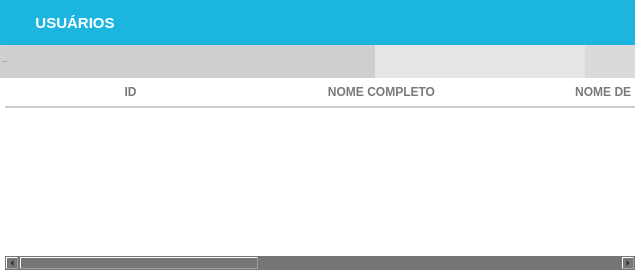
            <widget class="QWidget" name="usuarios">
             <layout class="QGridLayout" name="gridLayout_5">
              <property name="leftMargin">
               <number>0</number>
              </property>
              <property name="topMargin">
               <number>0</number>
              </property>
              <property name="rightMargin">
               <number>0</number>
              </property>
              <property name="bottomMargin">
               <number>0</number>
              </property>
              <property name="spacing">
               <number>0</number>
              </property>
              <item row="0" column="0">
               <widget class="QFrame" name="frame_7">
                <property name="styleSheet">
                 <string notr="true">background-color: rgb(118, 118, 118);</string>
                </property>
                <property name="frameShape">
                 <enum>QFrame::NoFrame</enum>
                </property>
                <property name="frameShadow">
                 <enum>QFrame::Raised</enum>
                </property>
                <layout class="QVBoxLayout" name="verticalLayout_2">
                 <property name="spacing">
                  <number>0</number>
                 </property>
                 <property name="leftMargin">
                  <number>0</number>
                 </property>
                 <property name="topMargin">
                  <number>0</number>
                 </property>
                 <property name="rightMargin">
                  <number>0</number>
                 </property>
                 <property name="bottomMargin">
                  <number>0</number>
                 </property>
                 <item>
                  <widget class="QFrame" name="frame_11">
                   <property name="maximumSize">
                    <size>
                     <width>16777215</width>
                     <height>45</height>
                    </size>
                   </property>
                   <property name="styleSheet">
                    <string notr="true">background-color: #1CB5E0</string>
                   </property>
                   <property name="frameShape">
                    <enum>QFrame::NoFrame</enum>
                   </property>
                   <property name="frameShadow">
                    <enum>QFrame::Raised</enum>
                   </property>
                   <layout class="QHBoxLayout" name="horizontalLayout_4">
                    <property name="spacing">
                     <number>0</number>
                    </property>
                    <property name="leftMargin">
                     <number>0</number>
                    </property>
                    <property name="topMargin">
                     <number>0</number>
                    </property>
                    <property name="rightMargin">
                     <number>0</number>
                    </property>
                    <property name="bottomMargin">
                     <number>0</number>
                    </property>
                    <item>
                     <widget class="QPushButton" name="pushButton_11">
                      <property name="minimumSize">
                       <size>
                        <width>150</width>
                        <height>45</height>
                       </size>
                      </property>
                      <property name="styleSheet">
                       <string notr="true">QPushButton {
background-color:  #1CB5E0;
border: none;
color: rgb(255, 255, 255);
font-weight: bold;
font-size: 15px;


text-transform: uppercase
 }
QPushButton:hover{
background-color: #000046;
border: none;
color: rgb(255, 255, 255);
font-weight: bold;
font-size: 16px;
text-decoration:underline;



}</string>
                      </property>
                      <property name="text">
                       <string>USUÁRIOS</string>
                      </property>
                      <property name="icon">
                       <iconset>
                        <normaloff>../Icones/adduser_.png</normaloff>../Icones/adduser_.png</iconset>
                      </property>
                      <property name="iconSize">
                       <size>
                        <width>30</width>
                        <height>30</height>
                       </size>
                      </property>
                     </widget>
                    </item>
                    <item>
                     <spacer name="horizontalSpacer">
                      <property name="orientation">
                       <enum>Qt::Horizontal</enum>
                      </property>
                      <property name="sizeHint" stdset="0">
                       <size>
                        <width>485</width>
                        <height>20</height>
                       </size>
                      </property>
                     </spacer>
                    </item>
                   </layout>
                  </widget>
                 </item>
                 <item>
                  <widget class="QFrame" name="frame_12">
                   <property name="maximumSize">
                    <size>
                     <width>16777215</width>
                     <height>33</height>
                    </size>
                   </property>
                   <property name="styleSheet">
                    <string notr="true">background-color: rgb(218, 218, 218);</string>
                   </property>
                   <property name="frameShape">
                    <enum>QFrame::NoFrame</enum>
                   </property>
                   <property name="frameShadow">
                    <enum>QFrame::Raised</enum>
                   </property>
                   <layout class="QGridLayout" name="gridLayout_9">
                    <property name="leftMargin">
                     <number>0</number>
                    </property>
                    <property name="topMargin">
                     <number>0</number>
                    </property>
                    <property name="rightMargin">
                     <number>0</number>
                    </property>
                    <property name="bottomMargin">
                     <number>0</number>
                    </property>
                    <property name="spacing">
                     <number>0</number>
                    </property>
                    <item row="0" column="0">
                     <widget class="QLineEdit" name="tx_BuscaUsuarios">
                      <property name="sizePolicy">
                       <sizepolicy hsizetype="Preferred" vsizetype="Preferred">
                        <horstretch>0</horstretch>
                        <verstretch>0</verstretch>
                       </sizepolicy>
                      </property>
                      <property name="maximumSize">
                       <size>
                        <width>777777</width>
                        <height>16777215</height>
                       </size>
                      </property>
                      <property name="font">
                       <font>
                        <family>Arial</family>
                        <pointsize>-1</pointsize>
                        <weight>50</weight>
                        <italic>false</italic>
                        <bold>false</bold>
                       </font>
                      </property>
                      <property name="mouseTracking">
                       <bool>false</bool>
                      </property>
                      <property name="focusPolicy">
                       <enum>Qt::ClickFocus</enum>
                      </property>
                      <property name="styleSheet">
                       <string notr="true">QLineEdit{
background: #CFCFCF;
border-radius: 2px;
color: #000;
font: 13px &quot;Arial&quot; ;
text-transform: uppercase;
}
QLineEdit:Focus {
border: 1px solid blue;
}</string>
                      </property>
                      <property name="placeholderText">
                       <string>PESQUISAR...</string>
                      </property>
                     </widget>
                    </item>
                    <item row="0" column="5">
                     <widget class="QPushButton" name="pushButton_12">
                      <property name="sizePolicy">
                       <sizepolicy hsizetype="Preferred" vsizetype="Preferred">
                        <horstretch>0</horstretch>
                        <verstretch>0</verstretch>
                       </sizepolicy>
                      </property>
                      <property name="minimumSize">
                       <size>
                        <width>0</width>
                        <height>33</height>
                       </size>
                      </property>
                      <property name="maximumSize">
                       <size>
                        <width>50</width>
                        <height>16777215</height>
                       </size>
                      </property>
                      <property name="toolTip">
                       <string>Excluir</string>
                      </property>
                      <property name="styleSheet">
                       <string notr="true">QPushButton {
background-color: rgb(229, 229, 229);
border:none;
 }
QPushButton:hover{
background-color: rgb(255, 255, 255);

}</string>
                      </property>
                      <property name="text">
                       <string/>
                      </property>
                      <property name="icon">
                       <iconset>
                        <normaloff>../Icones/remover.png</normaloff>../Icones/remover.png</iconset>
                      </property>
                      <property name="iconSize">
                       <size>
                        <width>30</width>
                        <height>27</height>
                       </size>
                      </property>
                     </widget>
                    </item>
                    <item row="0" column="2">
                     <widget class="QPushButton" name="pushButton_26">
                      <property name="sizePolicy">
                       <sizepolicy hsizetype="Preferred" vsizetype="Preferred">
                        <horstretch>0</horstretch>
                        <verstretch>0</verstretch>
                       </sizepolicy>
                      </property>
                      <property name="minimumSize">
                       <size>
                        <width>0</width>
                        <height>33</height>
                       </size>
                      </property>
                      <property name="maximumSize">
                       <size>
                        <width>50</width>
                        <height>16777215</height>
                       </size>
                      </property>
                      <property name="toolTip">
                       <string>Adicionar</string>
                      </property>
                      <property name="styleSheet">
                       <string notr="true">QPushButton {

background-color: rgb(229, 229, 229);
border:none;
 }
QPushButton:hover{
background-color: rgb(255, 255, 255);

}</string>
                      </property>
                      <property name="text">
                       <string/>
                      </property>
                      <property name="icon">
                       <iconset>
                        <normaloff>../Icones/adicionar.png</normaloff>../Icones/adicionar.png</iconset>
                      </property>
                      <property name="iconSize">
                       <size>
                        <width>50</width>
                        <height>25</height>
                       </size>
                      </property>
                     </widget>
                    </item>
                    <item row="0" column="4">
                     <widget class="QPushButton" name="EditarUsuarios">
                      <property name="sizePolicy">
                       <sizepolicy hsizetype="Preferred" vsizetype="Preferred">
                        <horstretch>0</horstretch>
                        <verstretch>0</verstretch>
                       </sizepolicy>
                      </property>
                      <property name="minimumSize">
                       <size>
                        <width>0</width>
                        <height>0</height>
                       </size>
                      </property>
                      <property name="maximumSize">
                       <size>
                        <width>60</width>
                        <height>33</height>
                       </size>
                      </property>
                      <property name="font">
                       <font>
                        <pointsize>6</pointsize>
                       </font>
                      </property>
                      <property name="toolTip">
                       <string>Editar</string>
                      </property>
                      <property name="styleSheet">
                       <string notr="true">QPushButton {
background-color: rgb(229, 229, 229);
border:none;
 }
QPushButton:hover{
background-color: rgb(255, 255, 255);

}</string>
                      </property>
                      <property name="text">
                       <string/>
                      </property>
                      <property name="icon">
                       <iconset>
                        <normaloff>../Icones/editar.png</normaloff>../Icones/editar.png</iconset>
                      </property>
                      <property name="iconSize">
                       <size>
                        <width>50</width>
                        <height>25</height>
                       </size>
                      </property>
                     </widget>
                    </item>
                    <item row="0" column="6">
                     <widget class="QPushButton" name="pushButton_13">
                      <property name="sizePolicy">
                       <sizepolicy hsizetype="Preferred" vsizetype="Preferred">
                        <horstretch>0</horstretch>
                        <verstretch>0</verstretch>
                       </sizepolicy>
                      </property>
                      <property name="minimumSize">
                       <size>
                        <width>0</width>
                        <height>33</height>
                       </size>
                      </property>
                      <property name="maximumSize">
                       <size>
                        <width>50</width>
                        <height>16777215</height>
                       </size>
                      </property>
                      <property name="toolTip">
                       <string>Imprimir</string>
                      </property>
                      <property name="styleSheet">
                       <string notr="true">QPushButton {
border:none;
 }
QPushButton:hover{
background-color: rgb(255, 255, 255);

}</string>
                      </property>
                      <property name="text">
                       <string/>
                      </property>
                      <property name="icon">
                       <iconset>
                        <normaloff>../Icones/impressora.png</normaloff>../Icones/impressora.png</iconset>
                      </property>
                      <property name="iconSize">
                       <size>
                        <width>30</width>
                        <height>30</height>
                       </size>
                      </property>
                     </widget>
                    </item>
                    <item row="0" column="1">
                     <widget class="QPushButton" name="pushButton_9">
                      <property name="sizePolicy">
                       <sizepolicy hsizetype="Preferred" vsizetype="Preferred">
                        <horstretch>0</horstretch>
                        <verstretch>0</verstretch>
                       </sizepolicy>
                      </property>
                      <property name="minimumSize">
                       <size>
                        <width>0</width>
                        <height>33</height>
                       </size>
                      </property>
                      <property name="maximumSize">
                       <size>
                        <width>50</width>
                        <height>16777215</height>
                       </size>
                      </property>
                      <property name="toolTip">
                       <string>Pesquisar</string>
                      </property>
                      <property name="styleSheet">
                       <string notr="true">QPushButton {

background-color: rgb(229, 229, 229);
border:none;
 }
QPushButton:hover{
background-color: rgb(255, 255, 255);

}</string>
                      </property>
                      <property name="text">
                       <string/>
                      </property>
                      <property name="icon">
                       <iconset>
                        <normaloff>../Icones/pesquisar.png</normaloff>../Icones/pesquisar.png</iconset>
                      </property>
                      <property name="iconSize">
                       <size>
                        <width>50</width>
                        <height>30</height>
                       </size>
                      </property>
                     </widget>
                    </item>
                   </layout>
                  </widget>
                 </item>
                 <item>
                  <widget class="QFrame" name="frame_16">
                   <property name="frameShape">
                    <enum>QFrame::NoFrame</enum>
                   </property>
                   <property name="frameShadow">
                    <enum>QFrame::Raised</enum>
                   </property>
                   <layout class="QHBoxLayout" name="horizontalLayout_2">
                    <property name="spacing">
                     <number>0</number>
                    </property>
                    <property name="leftMargin">
                     <number>0</number>
                    </property>
                    <property name="topMargin">
                     <number>0</number>
                    </property>
                    <property name="rightMargin">
                     <number>0</number>
                    </property>
                    <property name="bottomMargin">
                     <number>0</number>
                    </property>
                    <item>
                     <widget class="QTableWidget" name="tableWidget">
                      <property name="sizePolicy">
                       <sizepolicy hsizetype="Preferred" vsizetype="Preferred">
                        <horstretch>0</horstretch>
                        <verstretch>0</verstretch>
                       </sizepolicy>
                      </property>
                      <property name="styleSheet">
                       <string notr="true">QTableView{
color: #797979;
font-weight: bold;
font-size: 9px;
background: #FFF;
padding: 0 0 0 5px;
}
QHeaderView:section{
background: #FFF;
padding: 5px 0 ;
font-size: 12px;
font-family: &quot;Arial&quot;;
font-weight: bold;
color: #797979;
border: none;
border-bottom: 2px solid #CCC;
text-transform: uppercase
}
QTableView::item {
border-bottom: 1px solid #CCC;
padding: 1px;
}

</string>
                      </property>
                      <property name="frameShape">
                       <enum>QFrame::NoFrame</enum>
                      </property>
                      <property name="dragDropOverwriteMode">
                       <bool>true</bool>
                      </property>
                      <property name="columnCount">
                       <number>5</number>
                      </property>
                      <attribute name="horizontalHeaderDefaultSectionSize">
                       <number>251</number>
                      </attribute>
                      <attribute name="horizontalHeaderMinimumSectionSize">
                       <number>15</number>
                      </attribute>
                      <attribute name="verticalHeaderHighlightSections">
                       <bool>true</bool>
                      </attribute>
                      <attribute name="verticalHeaderShowSortIndicator" stdset="0">
                       <bool>false</bool>
                      </attribute>
                      <attribute name="verticalHeaderStretchLastSection">
                       <bool>false</bool>
                      </attribute>
                      <column>
                       <property name="text">
                        <string>ID</string>
                       </property>
                      </column>
                      <column>
                       <property name="text">
                        <string>NOME COMPLETO</string>
                       </property>
                      </column>
                      <column>
                       <property name="text">
                        <string>NOME DE USUÁRIO</string>
                       </property>
                      </column>
                      <column>
                       <property name="text">
                        <string>TELEFONE</string>
                       </property>
                      </column>
                      <column>
                       <property name="text">
                        <string>E-MAIL</string>
                       </property>
                      </column>
                     </widget>
                    </item>
                   </layout>
                  </widget>
                 </item>
                </layout>
               </widget>
              </item>
             </layout>
            </widget>
